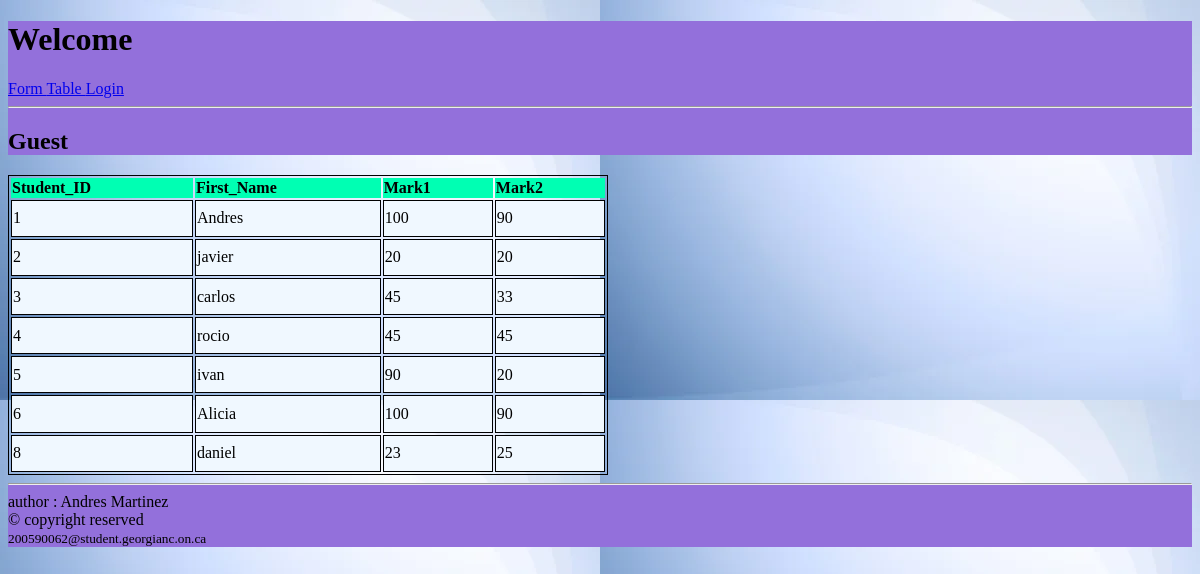
Page /Table.php on the committed database.
### tables this page shows
CREATE TABLE `marks` (
  `Student_ID` int(4) NOT NULL,
  `First_Name` varchar(30) NOT NULL,
  `Mark1` int(3) NOT NULL,
  `Mark2` int(3) NOT NULL
);

### Table.php (the view, shortened to what this page needs)
<!DOCTYPE html>
<html lang="en">
<?php
  if(isset($_SESSION['Username'])){
    include('header2.php');
} else{
    include('header.php');
}
  ?>
<head>
    <link rel="stylesheet" href="styles.css">
</head>
<body background="BG.jpg" >
    <main>
        <table style="width:600px; line: height 40px;">
            <thead>
            <tr>
                <th> Student_ID </th>
                <th> First_Name </th>
                <th> Mark1 </th>
                <th> Mark2 </th>
            </tr>
            </thead>
            <?php
            $conn = mysqli_connect("localhost","root","","mydb");
            $sql="select * from marks";
            $result = mysqli_query($conn, $sql);
           if($result-> num_rows > 0){
            while($rows = mysqli_fetch_assoc($result)){
                echo "<tr>
                <td>" .$rows ['Student_ID']. "</td>
                <td>" . $rows ['First_Name']."</td>
                <td>" .$rows ['Mark1']. "</td>
                <td>" .$rows ['Mark2']."</td>
                </tr>";
            }
           }
            ?>
        </table>
    </main>
    <?php include('footer.php'); ?>
</body>
</html>

### header.php (shortened to what this page needs)
<!DOCTYPE html>
<html lang="en">
<head>
    <link rel="stylesheet" href="styles.css">
</head>
<body>
<Header style="background-color: mediumpurple;">
        <h1> Welcome  </h1>
        <a href="index.html"> Form </a>
        <a href="Table.php"> Table </a>
        <a href="Login.php"> Login </a>
        <hr>
        <h2>
        <?php
        if(isset($_SESSION['Username'])){
            echo $_SESSION['Username'];
        } else {
            echo "Guest";
        }
        ?>
        </h2>
    </Header>
    </body>
</html>

### footer.php
<footer style="background-color: mediumpurple;">
        <hr>
        author : Andres Martinez <br>
        &copy; copyright reserved <br>
        <small><a>200590062@student.georgianc.on.ca </a> </small>
    </footer>

### Styles.css (style rules this page uses)
table { width: 300px; height: 300px; border: 1px solid; }
thead tr { background-color: rgb(0, 255, 179); text-align: left; border: 1px solid; }
td { border: 1px solid; background-color: aliceblue; }

### rows in the picture
marks: Student_ID "1", First_Name "Andres", Mark1 "100", Mark2 "90"
marks: Student_ID "2", First_Name "javier", Mark1 "20", Mark2 "20"
marks: Student_ID "3", First_Name "carlos", Mark1 "45", Mark2 "33"
marks: Student_ID "4", First_Name "rocio", Mark1 "45", Mark2 "45"
marks: Student_ID "5", First_Name "ivan", Mark1 "90", Mark2 "20"
marks: Student_ID "6", First_Name "Alicia", Mark1 "100", Mark2 "90"
marks: Student_ID "8", First_Name "daniel", Mark1 "23", Mark2 "25"
